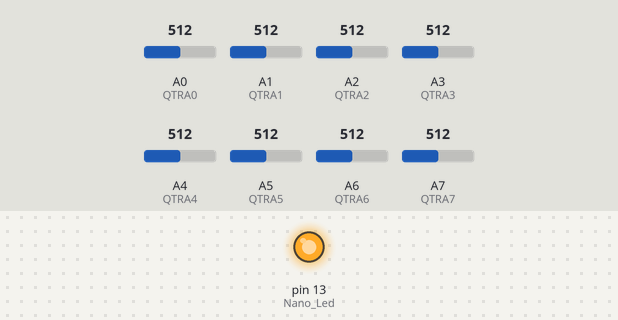
Bench run of a sketch on a simulated Arduino Uno, built with avr-gcc and run on an emulated ATmega328P. On the bench: output pins drawn as LEDs (lit = HIGH). Inputs (shaded band) come from the test bench; at power-on: A0 (QTRA0) = 512, A1 (QTRA1) = 512, A2 (QTRA2) = 512, A3 (QTRA3) = 512, A4 (QTRA4) = 512, A5 (QTRA5) = 512, A6 (QTRA6) = 512, A7 (QTRA7) = 512. What the sketch prints to the serial monitor is not drawn.

Above: at 0.01 s.
At 2.0 s:
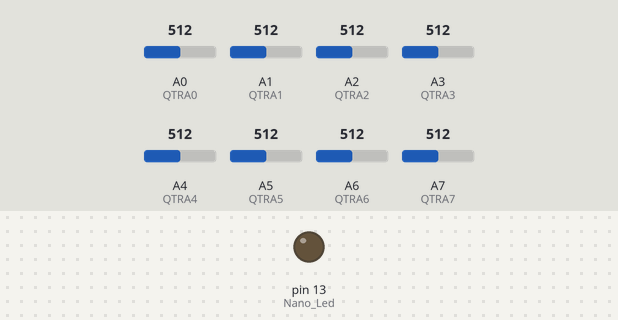
Timing chart, 0 to 3.5 s (numbered marks = the images above):
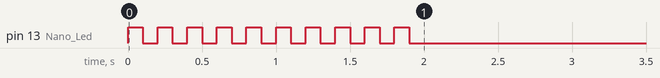

The sketch:

QTR8A.ino
```cpp
//HC-05 Bluethooth module
#include <SoftwareSerial.h>
#define rxPin 11  // RX pin 11 voor SoftwareSerial
#define txPin 12  // TX pin 12 voor SoftwareSerial
SoftwareSerial HC05(rxPin, txPin);

const int Nano_Led = 13;

const int QTRA0 = 0;
const int QTRA1 = 1;
const int QTRA2 = 2;
const int QTRA3 = 3;
const int QTRA4 = 4;
const int QTRA5 = 5;
const int QTRA6 = 6;
const int QTRA7 = 7;

void setup() {

  Serial.begin(9600);
  pinMode(Nano_Led, OUTPUT);

  //Bluethooth communicatie
  HC05.begin(9600);        //Communicatie via HC-05
  pinMode(rxPin, INPUT);   // Stel RX pin in als INPUT
  pinMode(txPin, OUTPUT);  // Stel TX pin in als OUTPUT

  //Initialisatie
  for (int i = 0; i < 10; i++) {
    digitalWrite(Nano_Led, HIGH);
    delay(100);
    digitalWrite(Nano_Led, LOW);
    delay(100);
  }
}

void loop() {
  //Serial.print("A0 : ");
  Serial.print(analogRead(QTRA0));
  Serial.print(' ');

  //Serial.print("A1 : ");
  Serial.print(analogRead(QTRA1));
  Serial.print(' ');

  //Serial.print("A2 : ");
  Serial.print(analogRead(QTRA2));
  Serial.print(' ');

  //Serial.print("A3 : ");
  Serial.print(analogRead(QTRA3));
  Serial.print(' ');

  //Serial.print("A4 : ");
  Serial.print(analogRead(QTRA4));
  Serial.print(' ');

  //Serial.print("A5 : ");
  Serial.print(analogRead(QTRA5));
  Serial.print(' ');

  //Serial.print("A6 : ");
  Serial.print(analogRead(QTRA6));
  Serial.print(' ');

  //Serial.print("A7 : ");
  Serial.print(analogRead(QTRA7));
  Serial.println(' ');


  HC05.print("A0 : ");
  HC05.println(analogRead(QTRA0));
  HC05.print("A1 : ");
  HC05.println(analogRead(QTRA1));
  HC05.print("A2 : ");
  HC05.println(analogRead(QTRA2));
  HC05.print("A3 : ");
  HC05.println(analogRead(QTRA3));
  HC05.print("A4 : ");
  HC05.println(analogRead(QTRA4));
  HC05.print("A5 : ");
  HC05.println(analogRead(QTRA5));
  HC05.print("A6 : ");
  HC05.println(analogRead(QTRA6));
  HC05.print("A7 : ");
  HC05.println(analogRead(QTRA7));

  delay(2000);
}
```
